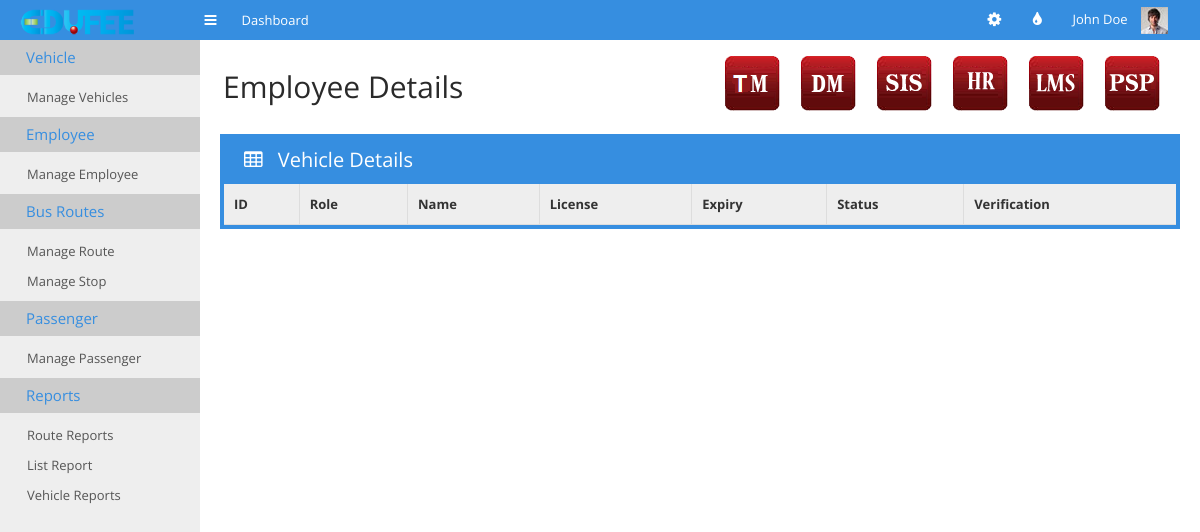
/tm-employee-details.php, run on an earlier commit of the app's database.
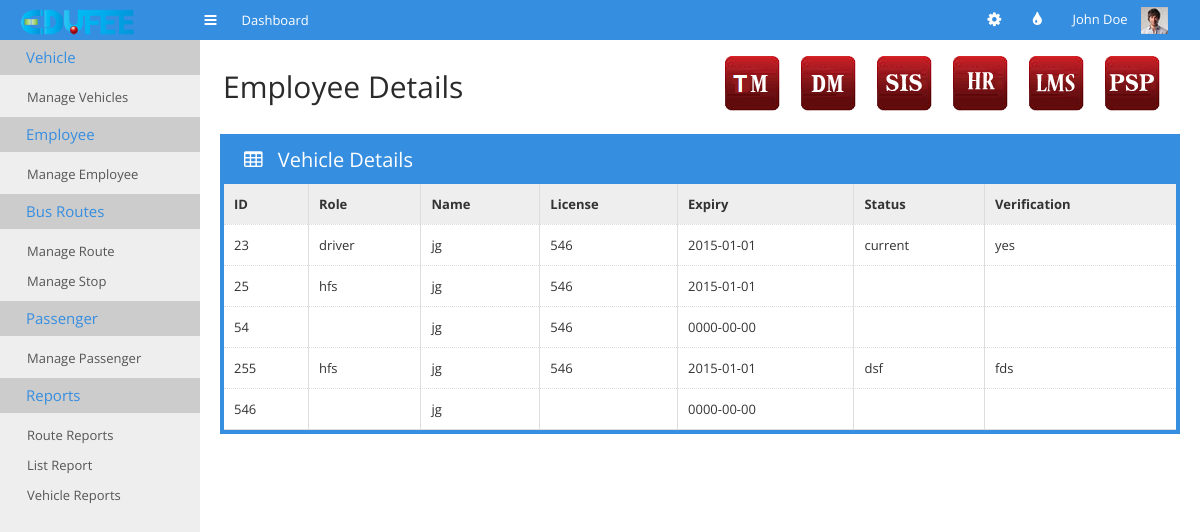
And on a later commit of the database.
### tables this page shows
CREATE TABLE IF NOT EXISTS `employee` (
  `id` int(11) NOT NULL,
  `role` text,
  `name` text,
  `license_number` text,
  `expiry` date DEFAULT NULL,
  `employee_status` text,
  `verification` text,
  `route` int(11) NOT NULL,
  PRIMARY KEY (`id`)
);

### tm-employee-details.php (the view, shortened to what this page needs)
 <!doctype html>
<html>
<head>
	<link rel="stylesheet" href="css/bootstrap.min.css">
	<link rel="stylesheet" href="css/bootstrap-responsive.min.css">
	<link rel="stylesheet" href="css/plugins/jquery-ui/smoothness/jquery-ui.css">
	<link rel="stylesheet" href="css/plugins/jquery-ui/smoothness/jquery.ui.theme.css">
	<link rel="stylesheet" href="css/style.css">
	<link rel="stylesheet" href="css/themes.css">
</head>
<body>
	<div id="navigation">
		<div class="container-fluid">
			<a href="#" id="brand"></a>
			<a href="#" class="toggle-nav" rel="tooltip" data-placement="bottom" title="Toggle navigation"><i class="icon-reorder"></i></a>
			<ul class='main-nav'>
				<li>
					<a href="index.html">
						<span>Dashboard</span>
					</a>
				</li>
			</ul>
			<div class="user">
				<ul class="icon-nav">
					<li class="dropdown sett">
						<a href="#" class='dropdown-toggle' data-toggle="dropdown"><i class="icon-cog"></i></a>
					</li>
					<li class='dropdown colo'>
						<a href="#" class='dropdown-toggle' data-toggle="dropdown"><i class="icon-tint"></i></a>
					</li>
				</ul>
				<div class="dropdown">
					<a href="#" class='dropdown-toggle' data-toggle="dropdown">John Doe <img src="img/demo/user-avatar.jpg" alt=""></a>
				</div>
			</div>
		</div>
	</div>
	<div class="container-fluid" id="content">
		<?php
require_once "cms.php";
?>
		<div id="main">
			<div class="container-fluid">
				<div class="page-header">
					<div class="pull-left">
						<h1>Employee Details</h1>
					</div>
					<div class="pull-right">
					    <ul class="minitiles" style="display:inline !important;">
					    	<li><a href="tm_main.html"><img src="img/tm_icon.png" alt=""></a></li>
					        <li><a href="http://www.edufee.com/subscribe_donation/"><img src="img/dm_icon.png" alt=""></a></li>
					        <li> <a href="http://www.edufee.com/SIS/home/"><img src="img/sis_icon.png" alt="" style="border:none;" border="0"/></a> </li>
					    	<li><a href="http://www.edufee.com/hrm/symfony/web/index.php/admin/LandingPage"><img src="img/hr_icon.png" alt=""></a></li>
					        <li> <a href="http://www.edufee.com/openbiblio/catalog/home.php"><img src="img/lms_icon.png" alt="" style="border:none;" border="0"/></a> </li>
					      <li><a href="http://www.edufee.com/psp_dashboard/psp"><img src="img/psp_icon.png" alt="" border="0"/>
					      </a></li>
					    </ul>
					</div>
				</div>
			<div class="row-fluid">
					<div class="span12">
						<div class="box box-color box-bordered">
							<div class="box-title">
								<h3>
									<i class="icon-table"></i>
									Vehicle Details
								</h3>
							</div>
							<div class="box-content nopadding">
								<table class="table table-hover table-nomargin table-bordered">
									<thead>
										<tr>
											<th>ID</th>
											<th>Role</th>
											<th class='hidden-350'>Name</th>
											<th class="hidden-480">License</th>
											<th class='hidden-1024'>Expiry</th>
											<th class="hidden-1024">Status</th>
											<th class="hidden-1024">Verification</th>
										</tr>
									</thead>
									<tbody>
									<?php
										require_once "datas.php";
										$dbconnection = connectSQL($dbdetails);
										if(mysqli_connect_errno())
								        {
								            echo "db_connection_fail";
								        }
								        else
								        {
								        	$sql="select * from employee";
								        	$result=mysqli_query($dbconnection,$sql);
								        	while($row=mysqli_fetch_array($result))
											{
												echo '<tr><td>'.$row['id'].'</td><td>'.$row['role'].'</td><td class="hidden-350">'.$row['name'].'</td><td class="hidden-480">'.$row['license_number'].'</td><td class="hidden-1024">'.$row['expiry'].'</td><td class="hidden-1024">'.$row['employee_status'].'</td><td class="hidden-1024">'.$row['verification'].'</td></tr>';
											}
								        }
									?>
									</tbody>
								</table>
							</div>
						</div>
					</div>
				</div>
			</div>
		</div>
</body>
</html>

What changed in the data, as far as the page shows it:
added employee: id "23", role "driver", name "jg", license_number "546", expiry "2015-01-01", employee_status "current", verification "yes"
added employee: id "25", role "hfs", name "jg", license_number "546", expiry "2015-01-01"
added employee: id "54", name "jg", license_number "546", expiry "0000-00-00"
added employee: id "255", role "hfs", name "jg", license_number "546", expiry "2015-01-01", employee_status "dsf", verification "fds"
added employee: id "546", name "jg", expiry "0000-00-00"
